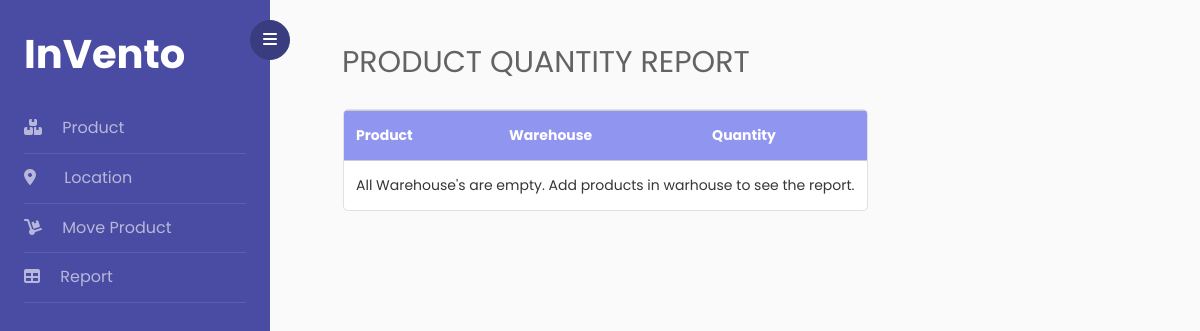
/report, run on an earlier commit of the app's database.
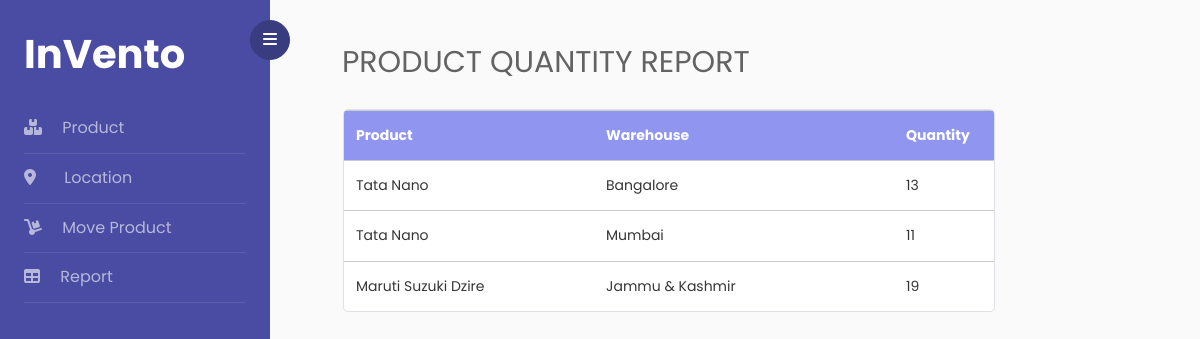
And on a later commit of the database.
### inventory/models.py (models this page shows, shortened)
class Product(db.Model):
    product_id = db.Column(db.Integer, primary_key=True)
    product_name = db.Column(db.String(20), unique=True, nullable=False)

class ProductMovement(db.Model):
    movement_id = db.Column(db.Integer, primary_key=True)
    timestamp = db.Column(db.DateTime, nullable=False, default=datetime.now)
    from_location = db.Column(db.String(20), db.ForeignKey('location.location_id'))
    to_location = db.Column(db.String(20), db.ForeignKey('location.location_id'))
    product_id = db.Column(db.Integer, db.ForeignKey('product.product_id'), nullable=False)
    qty = db.Column(db.Integer, nullable=False)

### inventory/main/routes.py (the view)
@main.route("/report")
def report():
    product_movements = db.session.query(ProductMovement.to_location, ProductMovement.product_id).filter(ProductMovement.from_location=="").distinct(ProductMovement.to_location).all()
    product = Product.query
    qty = ProductMovement.query
    return render_template('report.html', title='Report', product_movements=product_movements, qty=qty, product=product)

### inventory/templates/report.html (shortened to what this page needs)
{% extends "layout.html" %}
{% block content %}
  <div class="container px-5 py-3">
    <div>
      <h2 class="mb-4 phead">PRODUCT QUANTITY REPORT</h2>
    </div>
    <div class="row">
      <div class="ml-3">
        <table class="table table-hover table-responsive table-bordered">
          <thead class="thead-light">
            <tr>
              <th>Product</th>
              <th>Warehouse</th>
              <th>Quantity</th>
            </tr>
          </thead>
          <tbody>
            {% if not product_movements %}
              <tr>
                <td colspan="3">All Warehouse's are empty. Add products in warhouse to see the report.</td>
              </tr>
            {% else %}
              {% for product_movement in product_movements %}
                <tr class="report">
                  <td>{{ product.get(product_movement.product_id).product_name }}</td>
                  <td>{{ product_movement.to_location }}</td>
                  <td>{{ qty.filter_by(to_location=product_movement.to_location, from_location="", product_id=product_movement.product_id).first().qty }}</td>
                </tr>
              {% endfor %}
            {% endif %}
          </tbody>
        </table>
      </div>
    </div>
  </div>
{% endblock content %}

What changed in the data, as far as the page shows it:
added ProductMovement: to_location "Bangalore", filter_by "13"
added Product: get "Tata Nano"
added ProductMovement: to_location "Mumbai", filter_by "11"
added ProductMovement: to_location "Jammu & Kashmir", filter_by "19"
added Product: get "Maruti Suzuki Dzire"
Also different on the page:
text no longer shown: "All Warehouse's are empty. Add products in warhouse to see the report."
